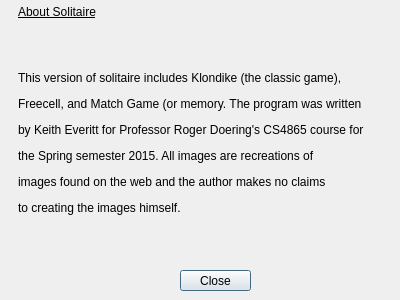
<?xml version="1.0" encoding="UTF-8"?>
<ui version="4.0">
 <class>AboutDialog</class>
 <widget class="QDialog" name="AboutDialog">
  <property name="geometry">
   <rect>
    <x>0</x>
    <y>0</y>
    <width>400</width>
    <height>300</height>
   </rect>
  </property>
  <property name="minimumSize">
   <size>
    <width>400</width>
    <height>300</height>
   </size>
  </property>
  <property name="maximumSize">
   <size>
    <width>400</width>
    <height>300</height>
   </size>
  </property>
  <property name="windowTitle">
   <string>Dialog</string>
  </property>
  <property name="windowIcon">
   <iconset resource="cards.qrc">
    <normaloff>:/cards/CardIcon.ico</normaloff>:/cards/CardIcon.ico</iconset>
  </property>
  <widget class="QDialogButtonBox" name="buttonBox">
   <property name="geometry">
    <rect>
     <x>180</x>
     <y>270</y>
     <width>71</width>
     <height>21</height>
    </rect>
   </property>
   <property name="orientation">
    <enum>Qt::Horizontal</enum>
   </property>
   <property name="standardButtons">
    <set>QDialogButtonBox::Close</set>
   </property>
   <property name="centerButtons">
    <bool>true</bool>
   </property>
  </widget>
  <widget class="QLabel" name="label">
   <property name="geometry">
    <rect>
     <x>18</x>
     <y>5</y>
     <width>361</width>
     <height>241</height>
    </rect>
   </property>
   <property name="text">
    <string>&lt;html&gt;&lt;head/&gt;&lt;body&gt;&lt;p&gt;&lt;span style=&quot; text-decoration: underline;&quot;&gt;About Solitaire&lt;/span&gt;&lt;/p&gt;&lt;p&gt;&lt;br/&gt;&lt;/p&gt;&lt;p&gt;This version of solitaire includes Klondike (the classic game), &lt;/p&gt;&lt;p&gt;Freecell, and Match Game (or memory. The program was written&lt;/p&gt;&lt;p&gt;by Keith Everitt for Professor Roger Doering's CS4865 course for &lt;/p&gt;&lt;p&gt;the Spring semester 2015. All images are recreations of &lt;/p&gt;&lt;p&gt;images found on the web and the author makes no claims&lt;/p&gt;&lt;p&gt;to creating the images himself. &lt;/p&gt;&lt;/body&gt;&lt;/html&gt;</string>
   </property>
   <property name="scaledContents">
    <bool>false</bool>
   </property>
   <property name="alignment">
    <set>Qt::AlignLeading|Qt::AlignLeft|Qt::AlignTop</set>
   </property>
   <property name="textInteractionFlags">
    <set>Qt::NoTextInteraction</set>
   </property>
  </widget>
 </widget>
 <resources>
  <include location="cards.qrc"/>
 </resources>
 <connections>
  <connection>
   <sender>buttonBox</sender>
   <signal>accepted()</signal>
   <receiver>AboutDialog</receiver>
   <slot>accept()</slot>
   <hints>
    <hint type="sourcelabel">
     <x>248</x>
     <y>254</y>
    </hint>
    <hint type="destinationlabel">
     <x>157</x>
     <y>274</y>
    </hint>
   </hints>
  </connection>
  <connection>
   <sender>buttonBox</sender>
   <signal>rejected()</signal>
   <receiver>AboutDialog</receiver>
   <slot>reject()</slot>
   <hints>
    <hint type="sourcelabel">
     <x>316</x>
     <y>260</y>
    </hint>
    <hint type="destinationlabel">
     <x>286</x>
     <y>274</y>
    </hint>
   </hints>
  </connection>
 </connections>
</ui>
